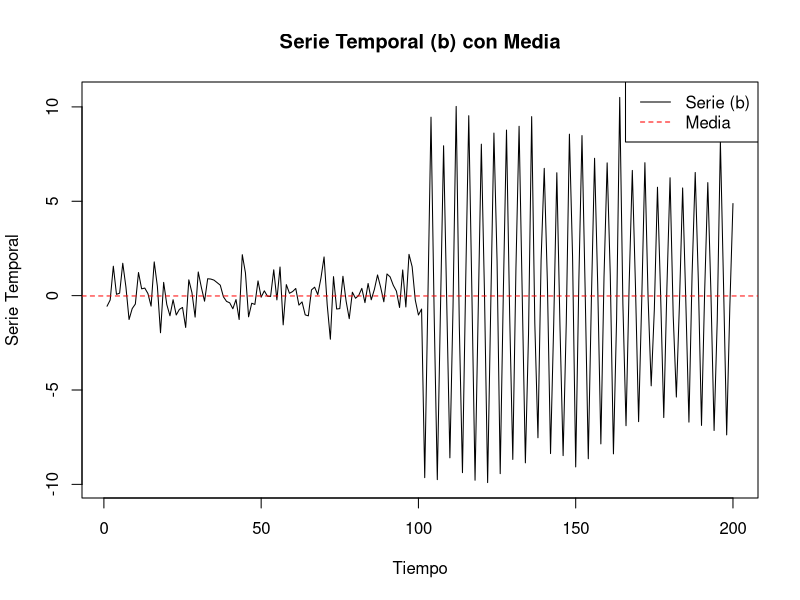
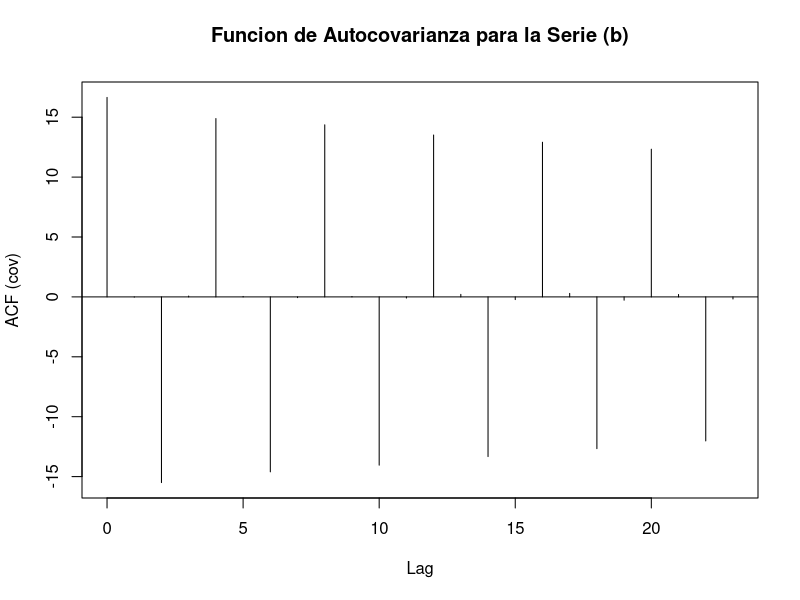

Reproduce these figures in R, in order.
install.packages("forecast")
library(forecast)

set.seed(123) # Para reproducibilidad
tiempo <- 1:200
signal <- ifelse(tiempo <= 100, 0, 10 * exp(-(tiempo-100)/200) * cos(2 * pi * tiempo / 4))
ruido <- rnorm(200, mean = 0, sd = 1) 
serie_temporal <- signal + ruido

media <- mean(serie_temporal)
covarianza <- Acf(serie_temporal, type="covariance", plot=FALSE)
lag_0 <- covarianza$acf[1]
varianza <-  sum((serie_temporal - mean(serie_temporal))^2) / length(serie_temporal)

#Valores
media
varianza
lag_0

# Grafica serie temporal
plot(tiempo, serie_temporal, type="l", main="Serie Temporal (b) con Media", xlab="Tiempo", ylab="Serie Temporal")
abline(h = media, col="red", lty=2)
legend("topright", legend=c("Serie (b)", "Media"), col=c("black", "red"), lty=1:2)

# Grafica autocovarianza
plot(covarianza, main="Funcion de Autocovarianza para la Serie (b)")
